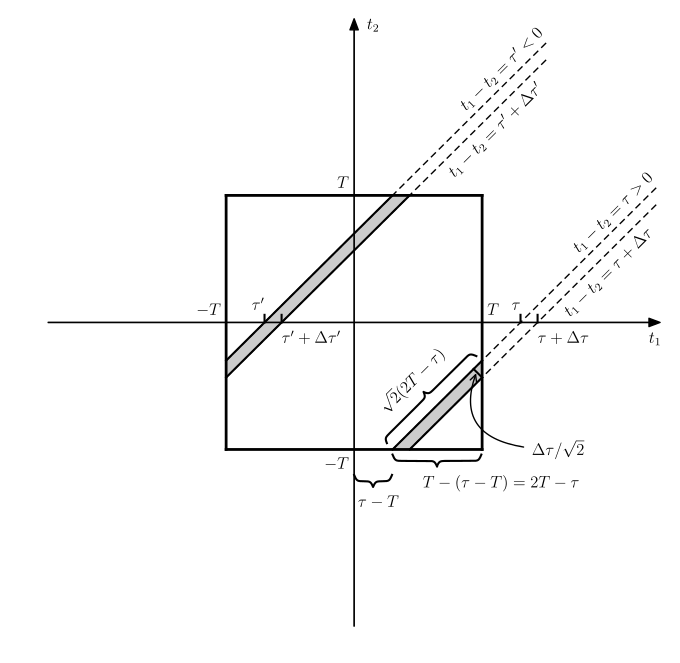

Recreate this plot in Python.
import matplotlib.pyplot as plt
import numpy as np
from matplotlib.patches import Polygon

__author__ = 'ernesto'

plt.rcParams['text.usetex'] = True
plt.rcParams['text.latex.preview'] = True
plt.rcParams['text.latex.preamble'] = [r'\usepackage{amsmath}']


def curly_brace(xmin, xmax, y, amp, position='up', beta=8, step=0.01):
    xm = (xmin+xmax)/2
    x_left = np.arange(xmin, xm, step)
    hb_left = amp*(1/(1.+np.exp(-1*beta*(x_left-xmin)))+1/(1.+np.exp(-1*beta*(x_left-xm)))-1/2)
    x = np.concatenate((x_left, np.arange(xm, xmax-step, step)))
    hb = np.concatenate((hb_left, hb_left[-2::-1]))
    if position == 'up':
        return x, hb+y
    elif position == 'down':
        return x, -hb+y
    elif position == 'left':
        return hb, x
    elif position == 'right':
        return -hb, x


T = 5
t_max = 2 * T + 2
tau1 = T + 1.5
tau2 = -T + 2
dtau = 2 * T / 15

# ticks length
tl = t_max/40
# y tick margin
ytm = 0.5
# font size
font_size1 = 18
font_size2 = 12

fig = plt.figure(1, figsize=(8, 8), frameon=False)
ax = fig.add_subplot(111)
max_ax = t_max+0.1
plt.ylim(-max_ax, max_ax)
plt.xlim(-max_ax, max_ax)

# axis arrows
plt.annotate("", xytext=(-t_max, 0), xycoords='data', xy=(t_max, 0), textcoords='data',
             arrowprops=dict(width=0.2, headwidth=6, headlength=8, facecolor='black', shrink=0.002))
plt.annotate("", xytext=(0, -t_max), xycoords='data', xy=(0, t_max), textcoords='data',
             arrowprops=dict(width=0.2, headwidth=6, headlength=8, facecolor='black', shrink=0.002))

# axis labels
plt.text(t_max, -0.8, r'$t_1$', fontsize=font_size2, ha='right', va='baseline')
plt.text(ytm, t_max, r'$t_2$', fontsize=font_size2, ha='left', va='top')

# rectangle
plt.plot([-T, T], [T, T], 'k', lw=2)
plt.plot([-T, T], [-T, -T], 'k', lw=2)
plt.plot([-T, -T], [-T, T], 'k', lw=2)
plt.plot([T, T], [-T, T], 'k', lw=2)

plt.text(T+0.2, 0.3, r'$T$', fontsize=font_size2, ha='left', va='baseline')
plt.text(-T-0.2, 0.3, r'$-T$', fontsize=font_size2, ha='right', va='baseline')
plt.text(-0.2, T+0.3, r'$T$', fontsize=font_size2, ha='right', va='baseline')
plt.text(-0.2, -T-0.3, r'$-T$', fontsize=font_size2, ha='right', va='top')

##################
##################
# positive tau
##################
##################
tau1 = T + 1.5
# trapecio - coordenadas de los vertices
a1x = tau1 - T
a1y = -T
b1x = tau1 + dtau - T
b1y = -T
c1x = T
c1y = -(tau1 + dtau - T)
d1x = T
d1y = -(tau1 - T)
plt.plot([a1x, d1x], [a1y, d1y], 'k-')
plt.plot([b1x, c1x], [b1y, c1y], 'k-')
# vertices
vertices2 = np.array([[a1x, a1y], [b1x, b1y], [c1x, c1y], [d1x, d1y]])
ax.add_patch(Polygon(vertices2, color='#CCCCCC'))
# lineas punteadas
t1_end = t_max - 0.2
plt.plot([t1_end, a1x], [t1_end - tau1, a1y], 'k--', dashes=(5, 3), lw=1)
plt.plot([t1_end, b1x], [t1_end - (tau1 + dtau), b1y ], 'k--', dashes=(5, 3), lw=1)
# etiquetas de lineas punteadas
plt.text(t1_end, t1_end - tau1 + 0.7, r'$t_1-t_2=\tau>0$', fontsize=font_size2, rotation=45, ha='right', va='top')
plt.text(t1_end, t1_end - dtau - tau1 - 0.8, r'$t_1-t_2=\tau+\Delta\tau$', fontsize=font_size2, rotation=45, ha='right',
         va='top')

# etiquetas
# corchete rotado
x3, b3 = curly_brace(0, np.sqrt(2)*(2*T-tau1), 0, 0.5, position='up', beta=20, step=0.02)
# plt.plot(x3, b3, 'k')
x3_rot = np.sqrt(np.square(x3) + np.square(b3))*np.sin(np.pi/4 - np.arctan(b3/x3))
b3_rot = np.sqrt(np.square(x3) + np.square(b3))*np.cos(np.pi/4 - np.arctan(b3/x3))
x3_rot += a1x - 0.2
b3_rot += a1y + 0.2
plt.plot(x3_rot, b3_rot, 'k')
plt.text(T/2.2, -T/2.2, r"$\sqrt{2}(2T-\tau)$", fontsize=font_size2, ha='center', va='center', rotation=45)
# altura del trapecio
plt.plot([c1x, c1x-dtau/2], [c1y, c1y+dtau/2], 'k')
ax.annotate(r"$\Delta\tau/\sqrt{2}$", xy=((2*c1x-dtau/2)/2-0.05, (2*c1y+dtau/2)/2+0.05), xycoords='data',
            xytext=(T + 4, -5), textcoords='data',
            va="center", ha="right", fontsize=font_size2,
            arrowprops=dict(arrowstyle="->", color="k", shrinkA=25, shrinkB=1, patchA=None,
                            patchB=None, connectionstyle="angle3,angleA=0,angleB=70"))
# corchete
x_br1, y_br1 = curly_brace(a1x, d1x, -T - 0.2, 0.5, position='down', beta=20, step=0.02)
plt.plot(x_br1, y_br1, 'k')
plt.text((a1x + d1x) / 2 + T/2, -T - 1, r"$T-\left(\tau-T\right)=2T-\tau$", fontsize=font_size2,
         ha='center', va='top')
# corchete tau - T
x1, b1 = curly_brace(0, tau1 - T, -T - 1, 0.5, position='down', beta=20, step=0.01)
plt.plot(x1, b1, 'k')
plt.text((tau1 - T)/2 + 0.2, -T - 1.8, r"$\tau-T$", fontsize=font_size2, ha='center', va='top')

# xticks
plt.plot([tau1, tau1], [0, tl], 'k-')
plt.plot([tau1+dtau, tau1+dtau], [0, tl], 'k-')
# xlabels
plt.text(tau1, 0.5, r'$\tau$', fontsize=font_size2, ha='right', va='baseline')
plt.text(tau1+dtau, -0.8, r'$\tau+\Delta\tau$', fontsize=font_size2, ha='left', va='baseline')

##################
##################
# negative tau
##################
##################
tau2 = -T/2 - 1
# trapecio - coordenadas de los vertices
a2x = -T
a2y = -(tau2 + T)
b2x = -T
b2y = -(tau2 + dtau + T)
c2x = T - (-tau2 - dtau)
c2y = T
d2x = T + tau2
d2y = T
plt.plot([a2x, d2x], [a2y, d2y], 'k-')
plt.plot([b2x, c2x], [b2y, c2y], 'k-')
# vertices
vertices2 = np.array([[a2x, a2y], [b2x, b2y], [c2x, c2y], [d2x, d2y]])
ax.add_patch(Polygon(vertices2, color='#CCCCCC'))
# lineas punteadas
t2_end = 1.5 * T
plt.plot([t2_end, a2x], [t2_end - tau2, a2y], 'k--', lw=1, dashes=(5, 3))
plt.plot([t2_end, b2x], [t2_end - (tau2 + dtau), b2y ], 'k--', lw=1, dashes=(5, 3))
# etiquetas de lineas punteadas
plt.text(t2_end, t2_end - tau2 + 0.7, r"$t_1-t_2=\tau'<0$", fontsize=font_size2, rotation=45, ha='right', va='top')
plt.text(t2_end, t2_end - dtau - tau2 - 0.8, r"$t_1-t_2=\tau'+\Delta\tau'$", fontsize=font_size2, rotation=45,
         ha='right', va='top')

# xticks
plt.plot([tau2, tau2], [0, tl], 'k-')
plt.plot([tau2+dtau, tau2+dtau], [0, tl], 'k-')
# xlabels
plt.text(tau2, 0.5, r"$\tau'$", fontsize=font_size2, ha='right', va='baseline')
plt.text(tau2+dtau, -0.8, r"$\tau'+\Delta\tau'$", fontsize=font_size2, ha='left', va='baseline')

plt.axis('off')
# save as pdf image
plt.savefig('example_9_12_wiener_khintchine_integration.pdf', bbox_inches='tight')
plt.show()
